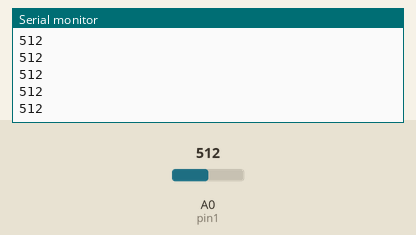
Bench run of a sketch on a simulated Arduino Uno, built with avr-gcc and run on an emulated ATmega328P. On the bench: the last lines printed to the serial monitor. Inputs (shaded band) come from the test bench; at power-on: A0 (pin1) = 512.

Above: at 1.2 s.
1.3 s: A0 (pin1) set to 716
At 2.2 s:
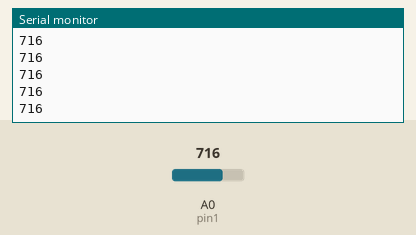
4.3 s: A0 (pin1) set to 900
At 4.9 s:
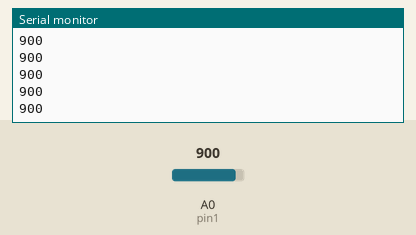
Timing chart, 0 to 7.3 s (numbered marks = the images above; inputs shaded):
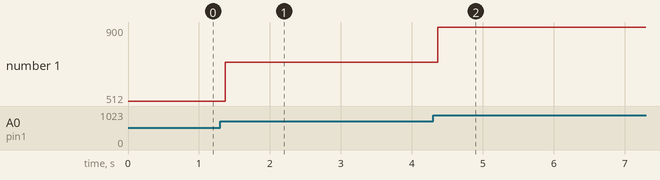

Measured:
- after the input at 1.3 s, the serial monitor: prints a new line after 0.07 s (image 1)
- after the input at 4.3 s, the serial monitor: prints a new line after 0.07 s (image 2)
- plotted number 1: 512 → 716 after the input at 1.3 s, 716 → 900 after the input at 4.3 s

The sketch:

prova_sensori_di_linea.ino
```cpp
#define pin1 A0
int val1=0;

void setup()
{
  pinMode(pin1,INPUT);

  Serial.begin(9600);
}

void loop()
{
  val1= analogRead(pin1);
  Serial.print(val1);
  Serial.println(" ");


}
```
